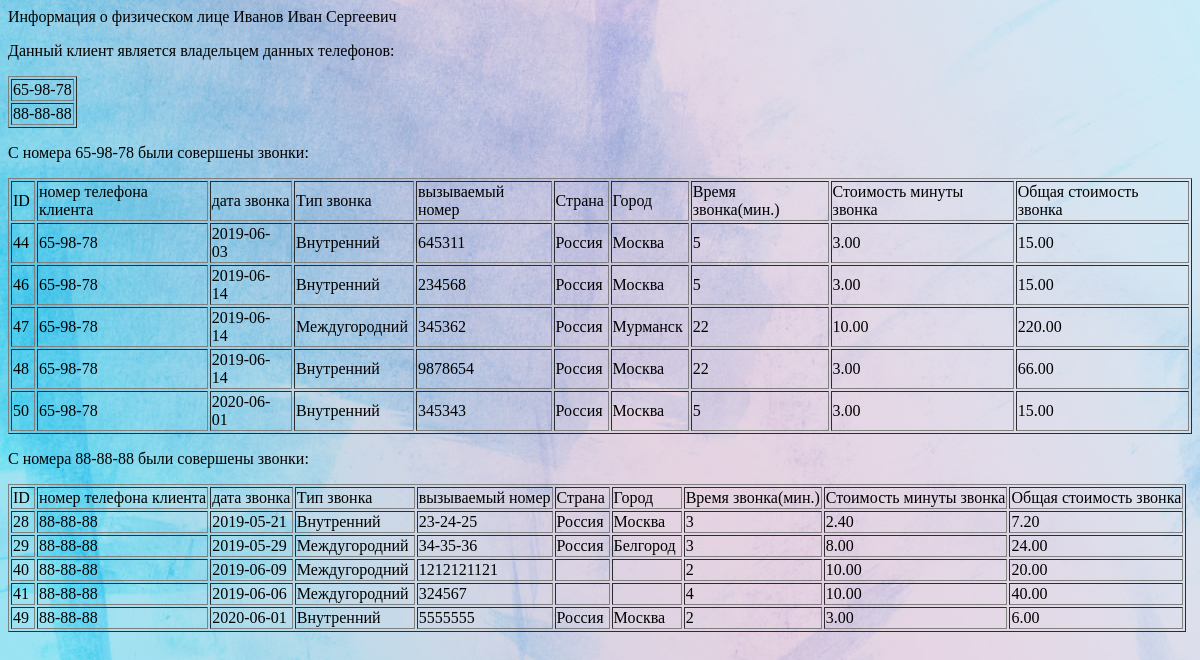
/ind_cust_inf.php?id=4, run on the app's committed database.
### tables this page shows
CREATE TABLE `customer` (
  `customer_id` int(4) NOT NULL,
  `customer_type` tinyint(1) NOT NULL,
  `customer_fio` varchar(60) DEFAULT NULL,
  `customer_name` varchar(60) DEFAULT NULL,
  `customer_room` varchar(13) DEFAULT NULL,
  `chief` varchar(40) DEFAULT NULL
);

CREATE TABLE `phone` (
  `customer_phone` varchar(10) NOT NULL,
  `customer_id` int(4) NOT NULL,
  `limit_value` decimal(10,2) NOT NULL,
  `phone_address` varchar(60) NOT NULL,
  `value` decimal(10,2) NOT NULL
);

CREATE TABLE `calls` (
  `call_id` int(4) NOT NULL,
  `customer_phone` varchar(10) NOT NULL,
  `date_ring` date NOT NULL,
  `ring_type` tinyint(1) NOT NULL,
  `number` varchar(10) DEFAULT NULL,
  `country` varchar(15) DEFAULT NULL,
  `town` varchar(15) DEFAULT NULL,
  `value_min` int(3) NOT NULL,
  `summa_min` decimal(10,2) DEFAULT NULL,
  `summa` decimal(10,2) DEFAULT NULL
);

CREATE TABLE `rates` (
  `ring_type` tinyint(1) NOT NULL,
  `name` text NOT NULL,
  `rate` decimal(10,2) NOT NULL
);

### ind_cust_inf.php (the view, shortened to what this page needs)
<!-- <?php
    include 'ind_customer_table.php';
?> -->
<?php
function Table_calls($phone)
  {
    include 'ind1.php';
    echo "<p>С номера {$phone} были совершены звонки: </p>";
    $call = mysqli_query($link, "SELECT c.call_id,c.customer_phone, c.date_ring,r.name,c.number,c.country,c.town,c.value_min,c.summa_min,c.summa from calls c INNER JOIN rates r ON r.ring_type=c.ring_type where c.customer_phone='$phone';");
    if($call)
    {
      echo '<form name="feedback" action="" method="post">';
      echo "<table border=1>";
      echo "<tr><td>ID</td><td>номер телефона клиента</td><td>дата звонка</td><td>Тип звонка</td><td>вызываемый номер</td><td>Страна</td><td>Город</td><td>Время звонка(мин.)</td><td>Стоимость минуты звонка</td><td>Общая стоимость звонка</td></tr>";
      while($c = mysqli_fetch_array($call))
      {
        echo "<tr><td>".$c['call_id']."&nbsp;</td><td>".$c['customer_phone']."&nbsp </td><td>".$c['date_ring']."&nbsp;</td><td>"
          .$c['name']."&nbsp;</td><td>".$c['number']."&nbsp;</td><td>".$c['country']."&nbsp;</td><td>".$c['town']."&nbsp;</td><td>".$c['value_min']."&nbsp;</td><td>".$c['summa_min']."&nbsp;</td><td>".$c['summa']."&nbsp;</td> </tr>";
      }
      echo "</table>";
    }
  }
$id=$_GET['id'];
$ph=mysqli_query($link, "SELECT p.customer_phone FROM phone p WHERE p.customer_id='$id'");
$name = mysqli_query($link, "SELECT customer_fio, customer_name FROM customer WHERE customer_id='$id'");
while($n = mysqli_fetch_array($name))
{
  if (!$n['customer_fio'])
  {
    echo "<p>Информация об отделе (юридическом лице) {$n['customer_name']}</p>";
  }
  else
  {
    echo "<p>Информация о физическом лице {$n['customer_fio']}</p>";
  }
}
echo "<p>Данный клиент является владельцем данных телефонов: </p>";
echo "<table border=1>";
while($p = mysqli_fetch_array($ph))
{
  echo "<tr><td>".$p['customer_phone']."</td></tr>";
}
echo "</table>";
$phn=mysqli_query($link, "SELECT p.customer_phone FROM phone p WHERE p.customer_id='$id'");
while($p = mysqli_fetch_array($phn))
{
  Table_calls($p['customer_phone']);
}
?>
<!DOCTYPE html>
<html lang="en">
<head>
  <link rel="stylesheet" type="text/css" href="ind_css3.css">
</head>
<body>
</body>
</html>

### ind_css3.css (style rules this page uses)
body { background-image: url("ind_ph.jpg"); }

### data on the page
customer: customer_fio "Иванов Иван Сергеевич"
phone: customer_phone "65-98-78"
phone: customer_phone "88-88-88"
calls: call_id "44", customer_phone "65-98-78", date_ring "2019-06-03", ring_type.name "Внутренний", number "645311", country "Россия", town "Москва", value_min "5", summa_min "3.00", summa "15.00"
calls: call_id "46", customer_phone "65-98-78", date_ring "2019-06-14", ring_type.name "Внутренний", number "234568", country "Россия", town "Москва", value_min "5", summa_min "3.00", summa "15.00"
calls: call_id "47", customer_phone "65-98-78", date_ring "2019-06-14", ring_type.name "Междугородний", number "345362", country "Россия", town "Мурманск", value_min "22", summa_min "10.00", summa "220.00"
calls: call_id "48", customer_phone "65-98-78", date_ring "2019-06-14", ring_type.name "Внутренний", number "9878654", country "Россия", town "Москва", value_min "22", summa_min "3.00", summa "66.00"
calls: call_id "50", customer_phone "65-98-78", date_ring "2020-06-01", ring_type.name "Внутренний", number "345343", country "Россия", town "Москва", value_min "5", summa_min "3.00", summa "15.00"
calls: call_id "28", customer_phone "88-88-88", date_ring "2019-05-21", ring_type.name "Внутренний", number "23-24-25", country "Россия", town "Москва", value_min "3", summa_min "2.40", summa "7.20"
calls: call_id "29", customer_phone "88-88-88", date_ring "2019-05-29", ring_type.name "Междугородний", number "34-35-36", country "Россия", town "Белгород", value_min "3", summa_min "8.00", summa "24.00"
calls: call_id "40", customer_phone "88-88-88", date_ring "2019-06-09", ring_type.name "Междугородний", number "1212121121", value_min "2", summa_min "10.00", summa "20.00"
calls: call_id "41", customer_phone "88-88-88", date_ring "2019-06-06", ring_type.name "Междугородний", number "324567", value_min "4", summa_min "10.00", summa "40.00"
calls: call_id "49", customer_phone "88-88-88", date_ring "2020-06-01", ring_type.name "Внутренний", number "5555555", country "Россия", town "Москва", value_min "2", summa_min "3.00", summa "6.00"
